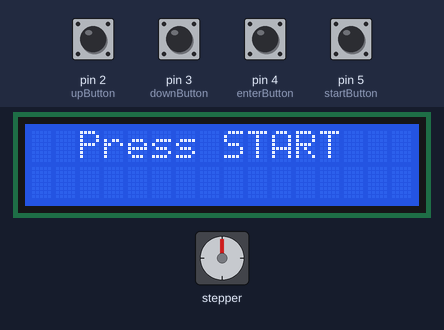
Bench run of a sketch on a simulated Arduino Uno, built with avr-gcc and run on an emulated ATmega328P. On the bench: 16×2 character LCD, stepper motor. The test bench sets the inputs (shaded band); at power-on: pin 2 (upButton), pin 3 (downButton), pin 4 (enterButton), pin 5 (startButton) LOW. Stepper angles assume 200 steps per turn.

Above: at 1.2 s.
1.3 s: pin 5 (startButton) pulled HIGH for 0.15 s
At 2.3 s:
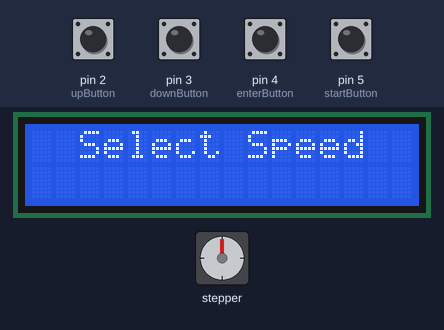
3.1 s: pin 2 (upButton) pulled HIGH for 0.15 s
At 4.3 s:
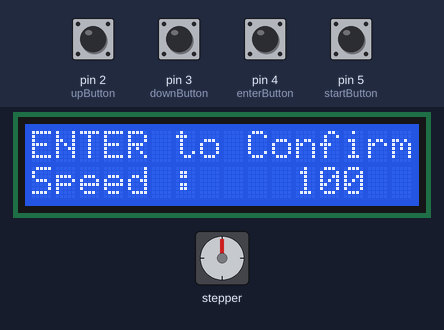
4.7 s: pin 4 (enterButton) pulled HIGH for 0.15 s
At 5.8 s:
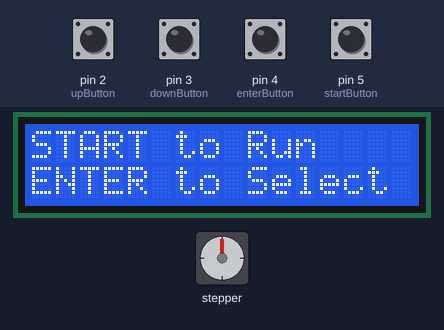
6.3 s: pin 5 (startButton) pulled HIGH for 1 s
At 8.1 s:
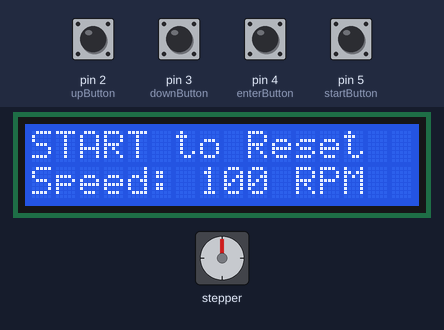
9.0 s: pin 5 (startButton) pulled HIGH for 0.15 s
At 9.8 s:
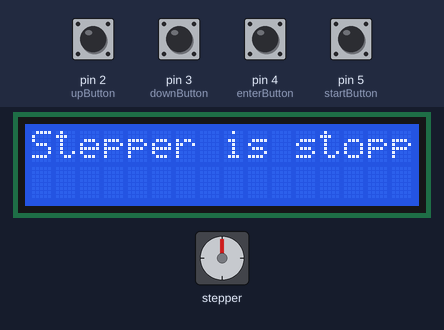
11.5 s: pin 5 (startButton) pulled HIGH for 0.15 s
At 12.5 s:
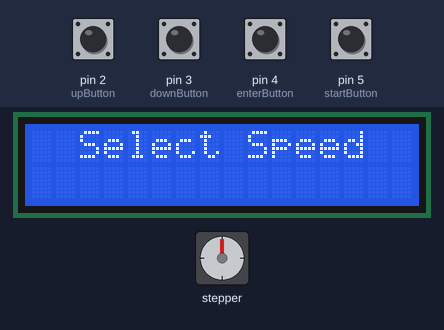
Timing chart, 0 to 14.3 s (numbered marks = the images above; inputs shaded):
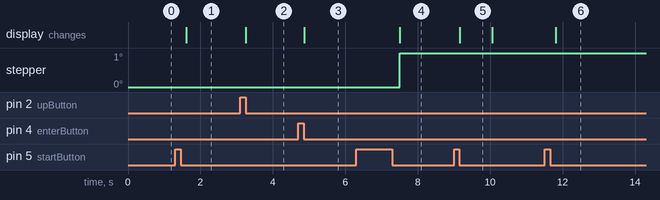

The sketch:

stepper_speed_controller.ino
```cpp
/*
PIN Configuration
Buttons
2 -> UP Button
3 -> DOWN Button
4 -> Enter Button
5 -> Start/Stop Button

Stepper Motor Driver
10 -> IN1
11 -> IN2
12 -> IN3
13 -> IN4

LCD Display
14 -> RS
15 -> Enable
16 -> D4
17 -> D5
18 -> D6
19 -> D7
*/

 // Include the Libraries
 #include <LiquidCrystal.h>
 #include <Stepper.h>

 // initialize the LCD
 LiquidCrystal lcd (14, 15, 16, 17, 18, 19);

 //initialize the stepper (assume 200 steps motor)
 const int stepsPerRevolution = 200;
 int speedLevel = 0;
 int rpm = 0;
 #define MAX_SPEED_LEVEL  23
 #define MIN_SPEED_LEVEL  0

 Stepper stepper(stepsPerRevolution, 10,11,12,13);


 // Initialize the PINs variables
 //        Name           PIN
 const int upButton      = 2;
 const int downButton    = 3;
 const int enterButton   = 4;
 const int startButton   = 5;

 int upState     = LOW;
 int downState   = LOW;
 int enterState  = LOW;
 int startState  = LOW;

// local functions declarations
void speedSelection();
void runStepper();

// Function Setup
void setup() {
  // put your setup code here, to run once:

  // Set the PIN Modes - INPUT OR OUTPUT
  pinMode(upButton,      INPUT);
  pinMode(downButton,    INPUT);
  pinMode(enterButton,   INPUT);
  pinMode(startButton,   INPUT);

  // set up the LCD's number of columns and rows:
  lcd.begin(16, 2);

}

void loop() {
  // put your main code here, to run repeatedly:

  // clear screen for the next loop:
  lcd.clear();

  // Initialize the Button State
  upState     = LOW;
  downState   = LOW;
  enterState  = LOW;
  startState  = LOW;

  // Start Screen
  // Loop till START is pressed
  while(true)
  {
     // Start Message Display
     lcd.setCursor(2, 0);
     lcd.print("Press START");

     startState = digitalRead(startButton);

     // START is pressed
     if (startState == HIGH)
     {
        while (startState == HIGH)
              startState = digitalRead(startButton);
        break;
     }
  }
  // The START is pressed
  // Continue to SPEED Selection

  // Call the routine to select the speed
  speedSelection();

  // Confirm to Start or Reselect Speed
  while(true)
  {
     lcd.setCursor(0, 0);
     lcd.print("START to Run");

     lcd.setCursor(0, 1);
     lcd.print("ENTER to Select");

     enterState = digitalRead(enterButton);
     startState = digitalRead(startButton);

     // If Start Button is pressed
     // Call the Stepper Routine to start stepper
     if (startState == HIGH)
     {
        while (startState == HIGH)
              startState = digitalRead(startButton);

        runStepper();
        break;
     }

     // If Enter Button then reslect Speed
     if (enterState == HIGH)
     {
        while (enterState == HIGH)
              enterState = digitalRead(enterButton);

        speedSelection();
     }
  }
}


// Stepper Operations Routine
void runStepper()
{
   delay(200);

   lcd.clear();
   lcd.setCursor(0, 0);
   lcd.print("START to Reset");

   lcd.setCursor(0, 1);
   lcd.print("Speed: ");
   lcd.print(rpm,DEC);
   lcd.print(" RPM");

   stepper.step(1);
   stepper.setSpeed(rpm);

   delay(100);

   while(true)
   {
     startState = digitalRead(startButton);

     if (startState == HIGH)
     {
        while (startState == HIGH)
              startState = digitalRead(startButton);

        lcd.clear();
        lcd.setCursor(0, 0);
        lcd.print("Stepper is stopping");
        delay (100);
        stepper.setSpeed(50);
        delay (300);
        stepper.setSpeed(0);
        delay (500);
        break;
     }
   }
}


// Speed Selection Routine
void speedSelection()
{
  // clear screen for the next loop:
  delay (150);
  lcd.clear();
  lcd.setCursor(2, 0);
  lcd.print("Select Speed");
  bool newSpeedSelected;

  while(true)
  {
     newSpeedSelected = false;

     upState   = digitalRead(upButton);
     downState = digitalRead(downButton);

     if (upState == HIGH)
     {
        while (upState == HIGH)
              upState = digitalRead(upButton);

        // Increase the speed level till we reach MAX
        if (speedLevel <= MAX_SPEED_LEVEL)
        {
           speedLevel++;
           newSpeedSelected = true;
        }
     }
     else if (downState == HIGH)
     {
        while (downState == HIGH)
              downState = digitalRead(downButton);

        // Decrease the speed level till we reach MIN
        if (speedLevel > MIN_SPEED_LEVEL)
        {
           speedLevel--;
           newSpeedSelected = true;
        }
     }

     if (newSpeedSelected)
     {
        lcd.setCursor(0, 0);
        lcd.print("ENTER to Confirm");

        lcd.setCursor(0, 1);
        lcd.print("Speed :         ");

        rpm = speedLevel*100;
        lcd.setCursor(11, 1);
        lcd.print(rpm,DEC);
     }

     enterState = digitalRead(enterButton);

     // Enter is pressed
     if (enterState == HIGH)
     {
        while (enterState == HIGH)
              enterState = digitalRead(enterButton);
        break;
     }
  }

  lcd.clear();
}
```

Measured:
- after the input at 1.3 s, the display: changes after 0.30 s (image 1)
- after the input at 3.1 s, the display: changes after 0.16 s (image 2)
- after the input at 4.7 s, the display: changes after 0.16 s (image 3)
- after the input at 9.0 s, the display: changes after 0.15 s (image 5)
- after the input at 11.5 s, the display: changes after 0.30 s (image 6)
- what the display in image 5 shows lasts 0.9 s, from 9.2 s to 10.1 s
